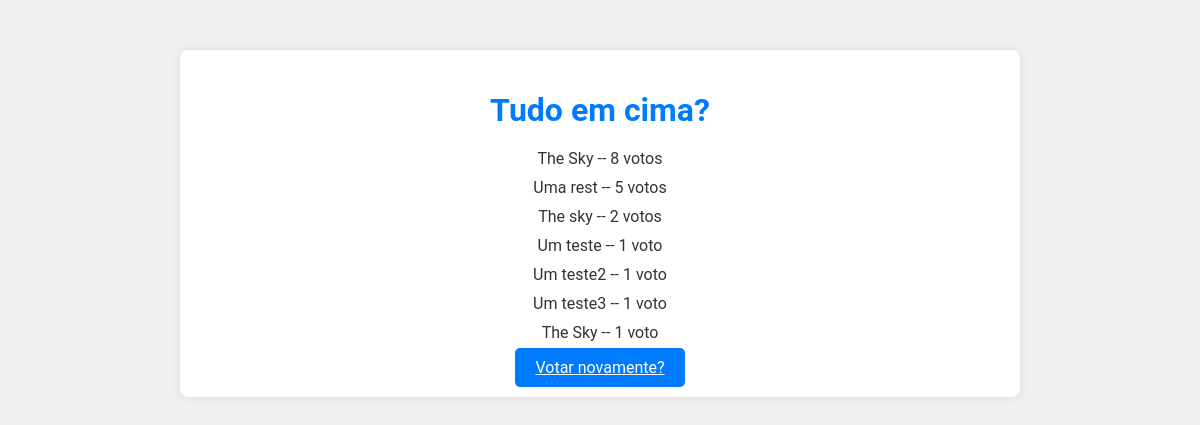
Before: /polls/2/results/ with the older database file.
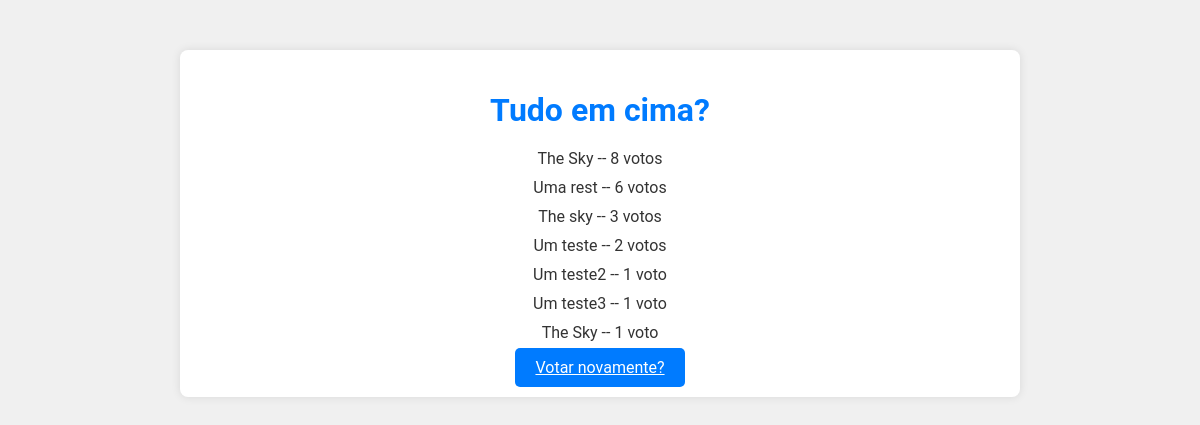
After: the same page with the newer database file.
### polls/models.py (models this page shows, shortened)
class Choice(models.Model):
    question = models.ForeignKey(Question, on_delete=models.CASCADE)
    choice_text = models.CharField(max_length=200)
    votes = models.IntegerField(default=0)

### polls/views.py (the view)
# urls.py: path("<int:question_id>/results/", views.results, name="results"),
def results(request, question_id):
    question = get_object_or_404(Question, pk=question_id)
    choices = question.choice_set.order_by("-votes")
    return render(request, "polls/results.html", { "question": question , "choices": choices })

### polls/templates/polls/results.html
{% load static %}
<link rel="stylesheet" type="text/css" href="{% static 'css/style.css' %}">
<div class="container">
<h1>{{ question.question_text }}</h1>
<ul>
{% for choice in choices %}
    <li>{{ choice.choice_text }} -- {{ choice.votes }} voto{{ choice.votes|pluralize  }}</li>
{% endfor %}
</ul>
<a class="btn" href="{% url 'polls:detail' question.id %}">Votar novamente?</a>
</div>

Changed rows visible on the page:
changed Choice "Uma rest": votes "5" → "6"
changed Choice "The sky": votes "2" → "3"
changed Choice "Um teste": votes "1" → "2"
